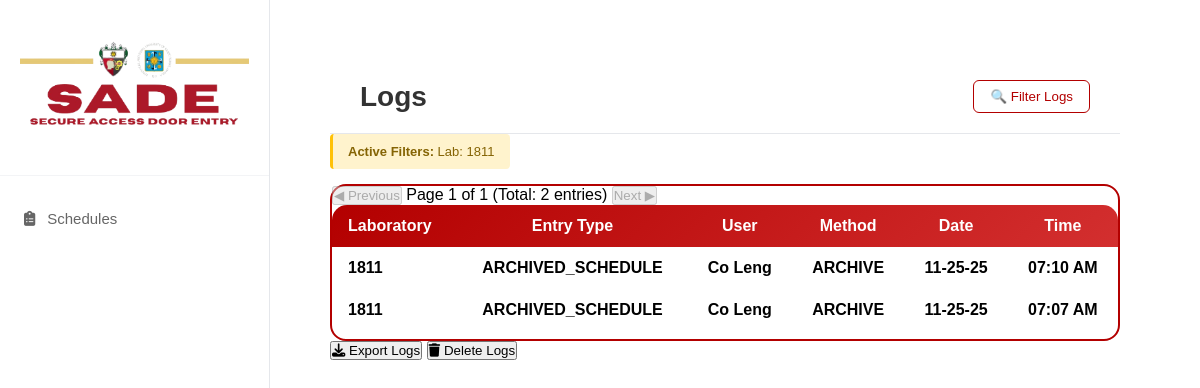
Page /public/logs.php?lab=1811 on the committed database.
### tables this page shows
CREATE TABLE `access_logs` (
  `id` int(11) NOT NULL,
  `log_id` varchar(100) NOT NULL,
  `device_id` varchar(50) NOT NULL,
  `lab_id` varchar(10) NOT NULL,
  `user_id` varchar(50) DEFAULT NULL,
  `user_name` varchar(200) DEFAULT NULL,
  `action` varchar(50) NOT NULL,
  `method` varchar(50) DEFAULT NULL,
  `timestamp` timestamp NOT NULL DEFAULT current_timestamp()
);

### public/logs.php (the view, shortened to what this page needs)
<?php
require_once '../includes/db_connect.php';
$page = isset($_GET['page']) ? (int)$_GET['page'] : 1;
$limit = 10;
$offset = ($page - 1) * $limit;
$filterLab = isset($_GET['lab']) ? $_GET['lab'] : '';
$filterType = isset($_GET['type']) ? $_GET['type'] : '';
$filterDateFrom = isset($_GET['date_from']) ? $_GET['date_from'] : '';
$filterDateTo = isset($_GET['date_to']) ? $_GET['date_to'] : '';
$whereConditions = array();
if (!empty($filterLab)) {
    $whereConditions[] = "lab_id = '" . $conn->real_escape_string($filterLab) . "'";
}
$whereClause = !empty($whereConditions) ? "WHERE " . implode(" AND ", $whereConditions) : "";
$result = $conn->query("
    SELECT
        id,
        lab_id as laboratory,
        action as entry_type,
        DATE_FORMAT(timestamp, '%m-%d-%y') as date,
        DATE_FORMAT(timestamp, '%h:%i %p') as time,
        user_name,
        method
    FROM access_logs
    $whereClause
    ORDER BY timestamp DESC
    LIMIT $limit OFFSET $offset
");
$logs = $result->fetch_all(MYSQLI_ASSOC);
$count_result = $conn->query("SELECT COUNT(*) as total FROM access_logs $whereClause");
$count_row = $count_result->fetch_assoc();
$total_logs = $count_row['total'];
$total_pages = ceil($total_logs / $limit);
?>
<!DOCTYPE html>
<html lang="en">
<head>
    <link href="../assets/css/style.css" rel="stylesheet">
</head>
<body>
    <div class="main-container">
        <aside class="sidebar">
            <?php include '../includes/sidebar.php'; ?>
        </aside>
        <div class="main-content">
            <div class="header">
                <h1 class="page-title">Logs</h1>
                <div class="user-profile">
                    <button class="add-btn" onclick="toggleFilterPanel()">🔍 Filter Logs</button>
                </div>
            </div>
            <?php if (!empty($filterLab) || !empty($filterType) || !empty($filterDateFrom) || !empty($filterDateTo)): ?>
                <div class="filter-active">
                    <strong>Active Filters:</strong>
                    <?php if (!empty($filterLab)): ?>Lab: <?= htmlspecialchars($filterLab) ?> <?php endif; ?>
                </div>
            <?php endif; ?>
            <div class="table-wrapper">
                <div class="pagination-controls">
                    <button class="pagination-btn" onclick="previousPage()" <?php echo $page <= 1 ? 'disabled' : ''; ?>>◀ Previous</button>
                    <span class="pagination-info">Page <?php echo $page; ?> of <?php echo $total_pages ?: 1; ?> (Total: <?php echo $total_logs; ?> entries)</span>
                    <button class="pagination-btn" onclick="nextPage()" <?php echo $page >= $total_pages ? 'disabled' : ''; ?>>Next ▶</button>
                </div>
                <table>
                    <thead>
                        <tr>
                            <th>Laboratory</th>
                            <th>Entry Type</th>
                            <th>User</th>
                            <th>Method</th>
                            <th>Date</th>
                            <th>Time</th>
                        </tr>
                    </thead>
                    <tbody>
                        <?php
                            if (!empty($logs)) {
                                foreach ($logs as $log) {
                                    echo "
                                        <tr>
                                            <td>" . htmlspecialchars($log['laboratory']) . "</td>
                                            <td>" . htmlspecialchars($log['entry_type']) . "</td>
                                            <td>" . htmlspecialchars($log['user_name'] ?? '-') . "</td>
                                            <td>" . htmlspecialchars($log['method'] ?? '-') . "</td>
                                            <td>" . htmlspecialchars($log['date']) . "</td>
                                            <td>" . htmlspecialchars($log['time']) . "</td>
                                        </tr>
                                    ";
                                }
                            } else {
                                echo "<tr><td colspan='6' style='text-align:center; color:#999;'>No logs found matching your filters</td></tr>";
                            }
                        ?>
                    </tbody>
                </table>
            </div>
            <div class="logs-actions">
                <button class="btn-export" onclick="exportLogsHistory()">
                    <i class="fas fa-download"></i> Export Logs
                </button>
                <button class="btn-delete" onclick="deleteLogsHistory()">
                    <i class="fas fa-trash"></i> Delete Logs
                </button>
            </div>
        </div>
    </div>
</body>
</html>

### assets/css/style.css (style rules this page uses)
* { margin: 0; padding: 0; box-sizing: border-box; }
body { font-family: -apple-system, BlinkMacSystemFont, "Segoe UI", Roboto, sans-serif; background-color: #f5f5f5; min-height: 100vh; }
.main-container { display: flex; min-height: 100vh; }
.main-content { margin-left: 250px; padding: 20px 40px; background: #f9fafb; min-height: 100vh; transition: margin-left 0.3s ease; flex: 1; background: white; }
.page-title { font-size: 28px; font-weight: bold; color: #333; }
.header { display: flex; justify-content: space-between; align-items: center; padding: 20px 30px; border-bottom: 1px solid #e5e7eb; }
.user-profile { display: flex; align-items: center; gap: 10px; cursor: pointer; }
body { font-family: "Poppins", sans-serif; background-color: #fff; margin: 40px; }
.add-btn, .tech-btn { border: 1px solid #b30000; background-color: #fff; color: #b30000; padding: 8px 16px; border-radius: 6px; cursor: pointer; font-weight: 500; transition: 0.2s ease; }
.table-wrapper { border: 2px solid #b30000; border-radius: 16px; padding-bottom: 8px; }
table { width: 100%; border-collapse: collapse; overflow: hidden; }
thead tr { background: linear-gradient(135deg, #b30000, #d32f2f); color: white; }
th { padding: 14px 20px; text-align: center; font-weight: bold; }
td { padding: 14px 20px; text-align: center; font-weight: bold; }
th:first-child { border-top-left-radius: 15px; }
th:last-child { border-top-right-radius: 15px; }
.sidebar { width: 270px; height: 100vh; background: #ffffff; border-right: 1px solid #e5e7eb; display: flex; flex-direction: column; justify-content: space-between; position: fixed; left: 0; top: 0; }
.table-wrapper table { width: 100%; border-collapse: collapse; }
.table-wrapper table th, .table-wrapper table td { text-align: center; vertical-align: middle; padding: 12px 16px; }
.table-wrapper table th:first-child, .table-wrapper table td:first-child { text-align: left; }

### public/logs.php (style rules this page uses)
.filter-active { display: inline-block; background: #fff3cd; border-left: 3px solid #ffc107; padding: 10px 15px; margin-bottom: 15px; border-radius: 4px; font-size: 13px; color: #856404; }

### rows in the picture
access_logs: lab "1811", action "ARCHIVED_SCHEDULE", user_name "Co Leng", method "ARCHIVE", date "11-25-25", time "07:10 AM"
access_logs: lab "1811", action "ARCHIVED_SCHEDULE", user_name "Co Leng", method "ARCHIVE", date "11-25-25", time "07:07 AM"

### other values in the picture
$filterLab "1811"
$page "1"
$total_pages ?: 1 "1"
$total_logs "2"
